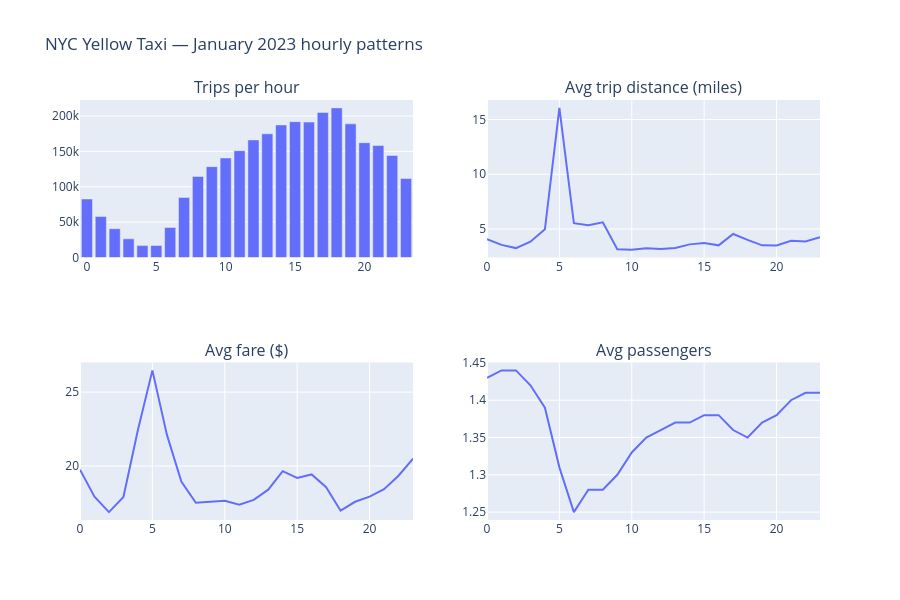

The notebook cell saved with this chart:
### Markdown cell above
## Native DataFrame plotting

### Code cell
## NYC Yellow Taxi Hourly Analysis - January 2023

import os
import sys

# ================================================
# Environment Configuration
# ================================================

os.environ["PYSPARK_PYTHON"]        = sys.executable
os.environ["PYSPARK_DRIVER_PYTHON"] = sys.executable
os.environ["PYARROW_IGNORE_TIMEZONE"] = "1"

# ================================================
# Imports
# ================================================

from pyspark.sql import SparkSession
from pyspark.sql.functions import col, hour, avg, count
from pyspark.sql.functions import round as spark_round

import plotly.graph_objects as go
from plotly.subplots import make_subplots

# ================================================
# Initialize Spark Session
# ================================================

spark = (
    SparkSession.builder
    .appName("Taxi Plotting")
    .config("spark.driver.host", "localhost")
    .config("spark.driver.bindAddress", "127.0.0.1")
    .config("spark.sql.execution.arrow.pyspark.enabled", "true")
    .getOrCreate()
)

# ================================================
# Read and Process Data
# ================================================

df = spark.read.parquet("../data/taxi/yellow_tripdata_2023-01.parquet")

hourly_sdf = (
    df.withColumn("pickup_hour", hour("tpep_pickup_datetime"))
      .filter(
          (col("trip_distance") > 0) &
          (col("fare_amount")   > 0) &
          (col("fare_amount")   < 200)
      )
      .groupBy("pickup_hour")
      .agg(
          count("*").alias("n_trips"),
          spark_round(avg("trip_distance"),   2).alias("avg_distance"),
          spark_round(avg("fare_amount"),     2).alias("avg_fare"),
          spark_round(avg("passenger_count"), 2).alias("avg_passengers"),
      )
      .orderBy("pickup_hour")
)

# ================================================
# Create the Plot
# ================================================

fig = make_subplots(
    rows=2, cols=2,
    subplot_titles=[
        "Trips per hour",
        "Avg trip distance (miles)",
        "Avg fare ($)",
        "Avg passengers",
    ]
)

plots = [
    ("n_trips",        "bar",  1, 1),
    ("avg_distance",   "line", 1, 2),
    ("avg_fare",       "line", 2, 1),
    ("avg_passengers", "line", 2, 2),
]

for metric, kind, row, col_ in plots:
    sub_fig = hourly_sdf.plot(kind=kind, x="pickup_hour", y=metric)
    for trace in sub_fig.data:
        fig.add_trace(trace, row=row, col=col_)

fig.update_layout(
    title_text="NYC Yellow Taxi — January 2023 hourly patterns",
    height=600,
    showlegend=False,
)

# ================================================
# Save the Plot
# ================================================
# Create the directory (and any missing parent directories) if it doesn't exist yet
os.makedirs("../outputs", exist_ok=True)

# 1. Save as interactive HTML file (recommended)
fig.write_html("../outputs/spark_nyc_taxi_hourly_patterns.html")

# 2. Save as static PNG image
# Note: This requires kaleido (install with: pip install -U kaleido)
fig.write_image("../outputs/spark_nyc_taxi_hourly_patterns.png", 
                width=1200, 
                height=600, 
                scale=2)   # scale=2 makes it higher resolution

print("✅ Plot saved to '../outputs/' successfully!")
print("   • nyc_taxi_hourly_patterns.html  (interactive version)")
print("   • nyc_taxi_hourly_patterns.png    (static image)")

# Display the plot in the notebook
fig.show()

### Figure 1 — Plotly figure (JSON) as saved in the notebook; plotly's stock layout.template omitted (floating-point values rounded to 4 significant figures)
{"data": [{"hovertemplate": "pickup_hour=%{x}<br>n_trips=%{y}<extra></extra>", "legendgroup": "", "marker": {"color": "#636efa", "pattern": {"shape": ""}}, "name": "", "orientation": "v", "showlegend": false, "textposition": "auto", "type": "bar", "x": [0, 1, 2, 3, 4, 5, 6, 7, 8, 9, 10, 11, 12, 13, 14, 15, 16, 17, 18, 19, 20, 21, 22, 23], "xaxis": "x", "y": [82693, 58088, 40700, 26344, 16811, 17084, 42496, 84864, 114465, 128420, 140679, 150996, 166216, 174794, 187445, 192061, 191406, 205028, 211518, 188936, 162280, 158286, 144269, 111751], "yaxis": "y"}, {"hovertemplate": "pickup_hour=%{x}<br>avg_distance=%{y}<extra></extra>", "legendgroup": "", "line": {"color": "#636efa", "dash": "solid"}, "marker": {"symbol": "circle"}, "mode": "lines", "name": "", "orientation": "v", "showlegend": false, "type": "scatter", "x": [0, 1, 2, 3, 4, 5, 6, 7, 8, 9, 10, 11, 12, 13, 14, 15, 16, 17, 18, 19, 20, 21, 22, 23], "xaxis": "x2", "y": [4.08, 3.55, 3.26, 3.84, 4.97, 16.06, 5.53, 5.34, 5.61, 3.16, 3.12, 3.25, 3.17, 3.27, 3.6, 3.72, 3.51, 4.55, 4.01, 3.51, 3.5, 3.92, 3.87, 4.25], "yaxis": "y2"}, {"hovertemplate": "pickup_hour=%{x}<br>avg_fare=%{y}<extra></extra>", "legendgroup": "", "line": {"color": "#636efa", "dash": "solid"}, "marker": {"symbol": "circle"}, "mode": "lines", "name": "", "orientation": "v", "showlegend": false, "type": "scatter", "x": [0, 1, 2, 3, 4, 5, 6, 7, 8, 9, 10, 11, 12, 13, 14, 15, 16, 17, 18, 19, 20, 21, 22, 23], "xaxis": "x3", "y": [19.75, 17.92, 16.88, 17.9, 22.43, 26.47, 22.12, 18.95, 17.51, 17.59, 17.65, 17.38, 17.71, 18.4, 19.65, 19.19, 19.43, 18.57, 16.98, 17.58, 17.93, 18.43, 19.34, 20.5], "yaxis": "y3"}, {"hovertemplate": "pickup_hour=%{x}<br>avg_passengers=%{y}<extra></extra>", "legendgroup": "", "line": {"color": "#636efa", "dash": "solid"}, "marker": {"symbol": "circle"}, "mode": "lines", "name": "", "orientation": "v", "showlegend": false, "type": "scatter", "x": [0, 1, 2, 3, 4, 5, 6, 7, 8, 9, 10, 11, 12, 13, 14, 15, 16, 17, 18, 19, 20, 21, 22, 23], "xaxis": "x4", "y": [1.43, 1.44, 1.44, 1.42, 1.39, 1.31, 1.25, 1.28, 1.28, 1.3, 1.33, 1.35, 1.36, 1.37, 1.37, 1.38, 1.38, 1.36, 1.35, 1.37, 1.38, 1.4, 1.41, 1.41], "yaxis": "y4"}], "layout": {"annotations": [{"font": {"size": 16}, "showarrow": false, "text": "Trips per hour", "x": 0.225, "xanchor": "center", "xref": "paper", "y": 1, "yanchor": "bottom", "yref": "paper"}, {"font": {"size": 16}, "showarrow": false, "text": "Avg trip distance (miles)", "x": 0.775, "xanchor": "center", "xref": "paper", "y": 1, "yanchor": "bottom", "yref": "paper"}, {"font": {"size": 16}, "showarrow": false, "text": "Avg fare ($)", "x": 0.225, "xanchor": "center", "xref": "paper", "y": 0.375, "yanchor": "bottom", "yref": "paper"}, {"font": {"size": 16}, "showarrow": false, "text": "Avg passengers", "x": 0.775, "xanchor": "center", "xref": "paper", "y": 0.375, "yanchor": "bottom", "yref": "paper"}], "height": 600, "showlegend": false, "title": {"text": "NYC Yellow Taxi — January 2023 hourly patterns"}, "xaxis": {"anchor": "y", "domain": [0, 0.45]}, "xaxis2": {"anchor": "y2", "domain": [0.55, 1]}, "xaxis3": {"anchor": "y3", "domain": [0, 0.45]}, "xaxis4": {"anchor": "y4", "domain": [0.55, 1]}, "yaxis": {"anchor": "x", "domain": [0.625, 1]}, "yaxis2": {"anchor": "x2", "domain": [0.625, 1]}, "yaxis3": {"anchor": "x3", "domain": [0, 0.375]}, "yaxis4": {"anchor": "x4", "domain": [0, 0.375]}}}
